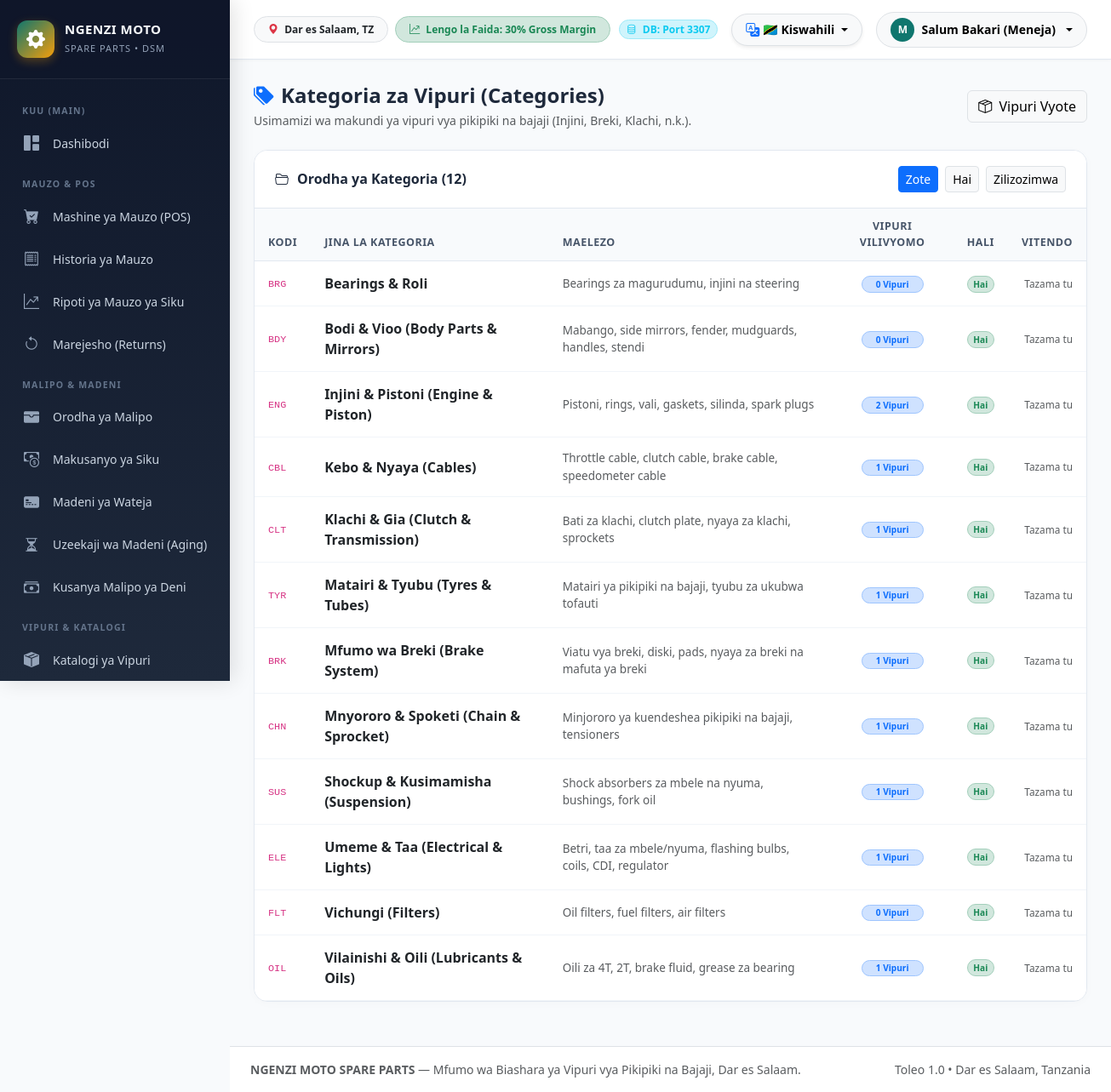
Screenshot of /index.php?route=categories (signed in) with the database file from the repository.
### tables this page shows
CREATE TABLE `categories` (
  `id` int(11) NOT NULL AUTO_INCREMENT,
  `name` varchar(100) NOT NULL,
  `code` varchar(20) DEFAULT NULL,
  `description` text DEFAULT NULL,
  `status` enum('active','inactive') DEFAULT 'active',
  `created_at` timestamp NOT NULL DEFAULT current_timestamp(),
  `updated_at` timestamp NOT NULL DEFAULT current_timestamp() ON UPDATE current_timestamp(),
  PRIMARY KEY (`id`),
  UNIQUE KEY `name` (`name`),
  UNIQUE KEY `code` (`code`)
);

### app/controllers/CatalogController.php (called while the page is built, shortened)
<?php
class CatalogController extends Controller {
    public function categories(): void {
        $status = trim($_GET['status'] ?? '');
        $categories = Category::all($status ?: null);
        $this->render('catalog/categories', [
            'pageTitle'  => 'Usimamizi wa Kategoria za Vipuri — NGENZI MOTO SPARE PARTS',
            'categories' => $categories,
            'status'     => $status,
            'canManage'  => Auth::can('manage_categories'),
            'csrfToken'  => Helper::csrfToken(),
            'flash'      => Helper::getFlash(),
        ]);
    }
}

### app/models/Category.php (called while the page is built, shortened)
<?php
class Category {
    public static function all(?string $status = null): array {
        $pdo = Database::getConnection();
        $sql = "
            SELECT c.*, COUNT(p.id) as product_count
            FROM `categories` c
            LEFT JOIN `products` p ON c.id = p.category_id
            WHERE 1=1
        ";
        $params = [];
        $sql .= " GROUP BY c.id ORDER BY c.name ASC";
        $stmt = $pdo->prepare($sql);
        $stmt->execute($params);
        return $stmt->fetchAll();
    }
}

### views/catalog/categories.php (the view, shortened to what this page needs)
<div class="d-flex flex-wrap align-items-center justify-content-between gap-3 mb-4">
    <div>
        <h4 class="fw-bold mb-1"><i class="bi bi-tags-fill text-primary me-2"></i>Kategoria za Vipuri (Categories)</h4>
        <p class="text-muted small mb-0">Usimamizi wa makundi ya vipuri vya pikipiki na bajaji (Injini, Breki, Klachi, n.k.).</p>
    </div>
    <div class="d-flex gap-2">
        <a href="/index.php?route=products" class="btn btn-light border">
            <i class="bi bi-box-seam me-1"></i> Vipuri Vyote
        </a>
    </div>
</div>
<div class="premium-card">
    <div class="premium-card-header d-flex justify-content-between align-items-center">
        <h5><i class="bi bi-folder2-open text-teal"></i> Orodha ya Kategoria (<?= count($categories) ?>)</h5>
        <div class="d-flex gap-2">
            <a href="/index.php?route=categories" class="btn btn-sm <?= empty($status) ? 'btn-primary' : 'btn-light border' ?>">Zote</a>
            <a href="/index.php?route=categories&status=active" class="btn btn-sm <?= $status === 'active' ? 'btn-primary' : 'btn-light border' ?>">Hai</a>
            <a href="/index.php?route=categories&status=inactive" class="btn btn-sm <?= $status === 'inactive' ? 'btn-primary' : 'btn-light border' ?>">Zilizozimwa</a>
        </div>
    </div>
    <div class="table-responsive">
        <table class="custom-table table table-hover align-middle mb-0">
            <thead>
                <tr>
                    <th>Kodi</th>
                    <th>Jina la Kategoria</th>
                    <th>Maelezo</th>
                    <th class="text-center">Vipuri Vilivyomo</th>
                    <th class="text-center">Hali</th>
                    <th class="text-end">Vitendo</th>
                </tr>
            </thead>
            <tbody>
                <?php if (empty($categories)): ?>
                    <tr>
                        <td colspan="6" class="text-center py-4 text-muted">
                            Hakuna kategoria iliyopatikana.
                        </td>
                    </tr>
                <?php else: ?>
                    <?php foreach ($categories as $cat): ?>
                        <tr>
                            <td>
                                <code><?= htmlspecialchars($cat['code'] ?? '—') ?></code>
                            </td>
                            <td>
                                <div class="fw-bold text-dark fs-6"><?= htmlspecialchars($cat['name']) ?></div>
                            </td>
                            <td class="small text-muted">
                                <?= !empty($cat['description']) ? htmlspecialchars($cat['description']) : '—' ?>
                            </td>
                            <td class="text-center">
                                <a href="/index.php?route=products&category_id=<?= $cat['id'] ?>" class="badge bg-primary-subtle text-primary border border-primary-subtle rounded-pill px-3 py-1.5 text-decoration-none" title="Tazama vipuri">
                                    <?= (int)$cat['product_count'] ?> Vipuri
                                </a>
                            </td>
                            <td class="text-center">
                                <?php if ($cat['status'] === 'active'): ?>
                                    <span class="badge bg-success-subtle text-success border border-success-subtle rounded-pill px-2.5 py-1">Hai</span>
                                <?php else: ?>
                                    <span class="badge bg-secondary-subtle text-secondary border rounded-pill px-2.5 py-1">Imezimwa</span>
                                <?php endif; ?>
                            </td>
                            <td class="text-end">
                                <?php if ($canManage): ?>
                                    <div class="d-inline-flex gap-1">
                                        <button type="button" class="btn btn-sm btn-light border" data-bs-toggle="modal" data-bs-target="#editCatModal<?= $cat['id'] ?>" title="Hariri">
                                            <i class="bi bi-pencil text-primary"></i>
                                        </button>
                                        <form action="/index.php?route=category_toggle" method="POST" class="d-inline" onsubmit="return confirm('Badili hali ya kategoria hii?')">
                                            <input type="hidden" name="csrf_token" value="<?= $csrfToken ?>">
                                            <input type="hidden" name="id" value="<?= $cat['id'] ?>">
                                            <button type="submit" class="btn btn-sm btn-light border text-<?= $cat['status'] === 'active' ? 'danger' : 'success' ?>" title="<?= $cat['status'] === 'active' ? 'Zima' : 'Washa' ?>">
                                                <i class="bi <?= $cat['status'] === 'active' ? 'bi-slash-circle' : 'bi-check-circle' ?>"></i>
                                            </button>
                                        </form>
                                    </div>
                                    <div class="modal fade" id="editCatModal<?= $cat['id'] ?>" tabindex="-1">
                                        <div class="modal-dialog modal-dialog-centered">
                                            <div class="modal-content text-start">
                                                <form action="/index.php?route=category_update" method="POST">
                                                    <input type="hidden" name="csrf_token" value="<?= $csrfToken ?>">
                                                    <input type="hidden" name="id" value="<?= $cat['id'] ?>">
                                                    <div class="modal-header">
                                                        <h5 class="modal-title fw-bold">Hariri Kategoria: <?= htmlspecialchars($cat['name']) ?></h5>
                                                        <button type="button" class="btn-close" data-bs-dismiss="modal"></button>
                                                    </div>
                                                    <div class="modal-body">
                                                        <div class="mb-3">
                                                            <label class="form-label fw-semibold small">Jina la Kategoria <span class="text-danger">*</span></label>
                                                            <input type="text" name="name" class="form-control" required value="<?= htmlspecialchars($cat['name']) ?>">
                                                        </div>
                                                        <div class="mb-3">
                                                            <label class="form-label fw-semibold small">Kodi ya Kategoria (mf. BRK, ENG)</label>
                                                            <input type="text" name="code" class="form-control text-uppercase" value="<?= htmlspecialchars($cat['code'] ?? '') ?>">
                                                        </div>
                                                        <div class="mb-3">
                                                            <label class="form-label fw-semibold small">Maelezo</label>
                                                            <textarea name="description" class="form-control" rows="2"><?= htmlspecialchars($cat['description'] ?? '') ?></textarea>
                                                        </div>
                                                        <div class="mb-3">
                                                            <label class="form-label fw-semibold small">Hali</label>
                                                            <select name="status" class="form-select">
                                                                <option value="active" <?= $cat['status'] === 'active' ? 'selected' : '' ?>>Hai (Active)</option>
                                                                <option value="inactive" <?= $cat['status'] === 'inactive' ? 'selected' : '' ?>>Imezimwa (Inactive)</option>
                                                            </select>
                                                        </div>
                                                    </div>
                                                    <div class="modal-footer">
                                                        <button type="button" class="btn btn-light border" data-bs-dismiss="modal">Ghairi</button>
                                                        <button type="submit" class="btn btn-primary-custom">Hifadhi Mabadiliko</button>
                                                    </div>
                                                </form>
                                            </div>
                                        </div>
                                    </div>
                                <?php else: ?>
                                    <span class="text-muted small">Tazama tu</span>
                                <?php endif; ?>
                            </td>
                        </tr>
                    <?php endforeach; ?>
                <?php endif; ?>
            </tbody>
        </table>
    </div>
</div>

### public/assets/css/style.css (style rules this page uses)
:root { --primary: #0f766e; --primary-hover: #115e59; --primary-light: #ccfbf1; --accent: #f59e0b; --accent-hover: #d97706; --dark-slate: #0f172a; --dark-surface: #1e293b; --card-bg: #ffffff; --border-color: #e2e8f0; --text-main: #1e293b; --text-muted: #64748b; --success: #10b981; --warning: #f59e0b; --danger: #ef4444; --info: #0284c7; --sidebar-width: 270px; --navbar-height: 70px; }
body { font-family: 'Segoe UI', system-ui, -apple-system, sans-serif; background-color: #f8fafc; color: var(--text-main); margin: 0; padding: 0; overflow-x: hidden; }
.premium-card { background: #ffffff; border-radius: 16px; border: 1px solid var(--border-color); box-shadow: 0 2px 12px rgba(0,0,0,0.02); overflow: hidden; margin-bottom: 24px; }
.premium-card-header { padding: 18px 24px; border-bottom: 1px solid var(--border-color); background: #ffffff; display: flex; align-items: center; justify-content: space-between; }
.premium-card-header h5 { margin: 0; font-weight: 700; font-size: 16px; color: var(--text-main); display: flex; align-items: center; gap: 10px; }
.custom-table { width: 100%; margin-bottom: 0; }
.custom-table thead th { background: #f8fafc; color: #475569; font-size: 12.5px; text-transform: uppercase; letter-spacing: 0.5px; font-weight: 700; border-bottom: 1px solid var(--border-color); padding: 12px 16px; }
.custom-table tbody td { padding: 14px 16px; vertical-align: middle; font-size: 13.5px; border-bottom: 1px solid #f1f5f9; }

### rows the page displays
categories: code "BRG", name "Bearings & Roli", description "Bearings za magurudumu, injini na steering", product_count "0", status "Hai"
categories: code "BDY", name "Bodi & Vioo (Body Parts & Mirrors)", description "Mabango, side mirrors, fender, mudguards, handles, stendi", product_count "0", status "Hai"
categories: code "ENG", name "Injini & Pistoni (Engine & Piston)", description "Pistoni, rings, vali, gaskets, silinda, spark plugs", product_count "2", status "Hai"
categories: code "CBL", name "Kebo & Nyaya (Cables)", description "Throttle cable, clutch cable, brake cable, speedometer cable", product_count "1", status "Hai"
categories: code "CLT", name "Klachi & Gia (Clutch & Transmission)", description "Bati za klachi, clutch plate, nyaya za klachi, sprockets", product_count "1", status "Hai"
categories: code "TYR", name "Matairi & Tyubu (Tyres & Tubes)", description "Matairi ya pikipiki na bajaji, tyubu za ukubwa tofauti", product_count "1", status "Hai"
categories: code "BRK", name "Mfumo wa Breki (Brake System)", description "Viatu vya breki, diski, pads, nyaya za breki na mafuta ya breki", product_count "1", status "Hai"
categories: code "CHN", name "Mnyororo & Spoketi (Chain & Sprocket)", description "Minjororo ya kuendeshea pikipiki na bajaji, tensioners", product_count "1", status "Hai"
categories: code "SUS", name "Shockup & Kusimamisha (Suspension)", description "Shock absorbers za mbele na nyuma, bushings, fork oil", product_count "1", status "Hai"
categories: code "ELE", name "Umeme & Taa (Electrical & Lights)", description "Betri, taa za mbele/nyuma, flashing bulbs, coils, CDI, regulator", product_count "1", status "Hai"
categories: code "FLT", name "Vichungi (Filters)", description "Oil filters, fuel filters, air filters", product_count "0", status "Hai"
categories: code "OIL", name "Vilainishi & Oili (Lubricants & Oils)", description "Oili za 4T, 2T, brake fluid, grease za bearing", product_count "1", status "Hai"

### other values shown
substr($user['username'] ?? 'U', 0, 1) "M"
$user['full_name'] "Salum Bakari (Meneja)"
count($categories) "12"
